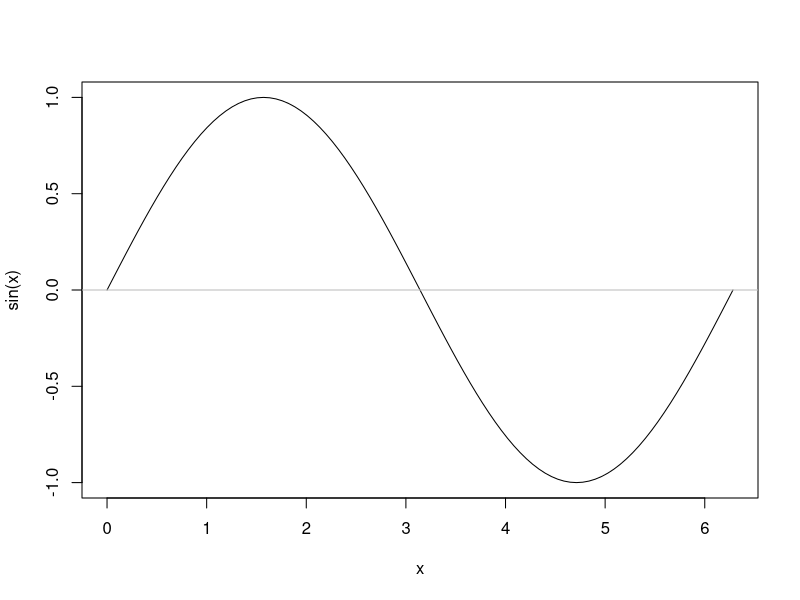
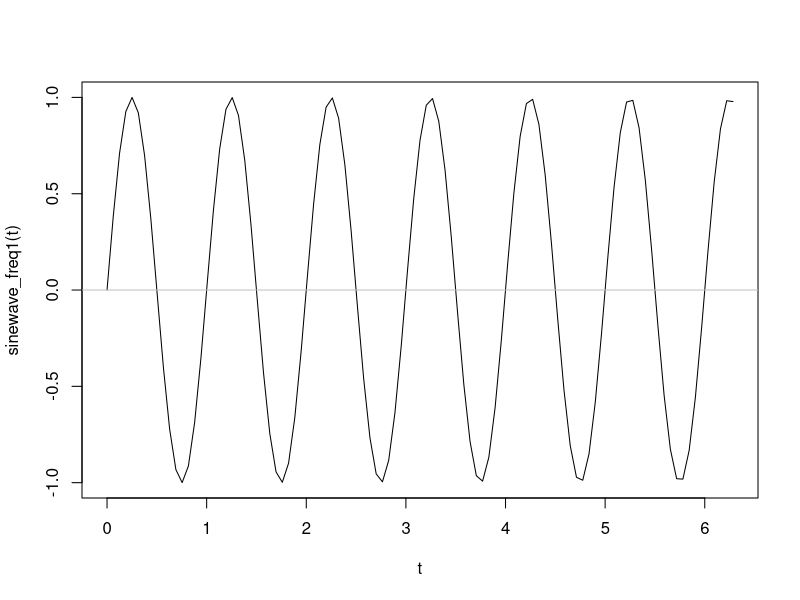
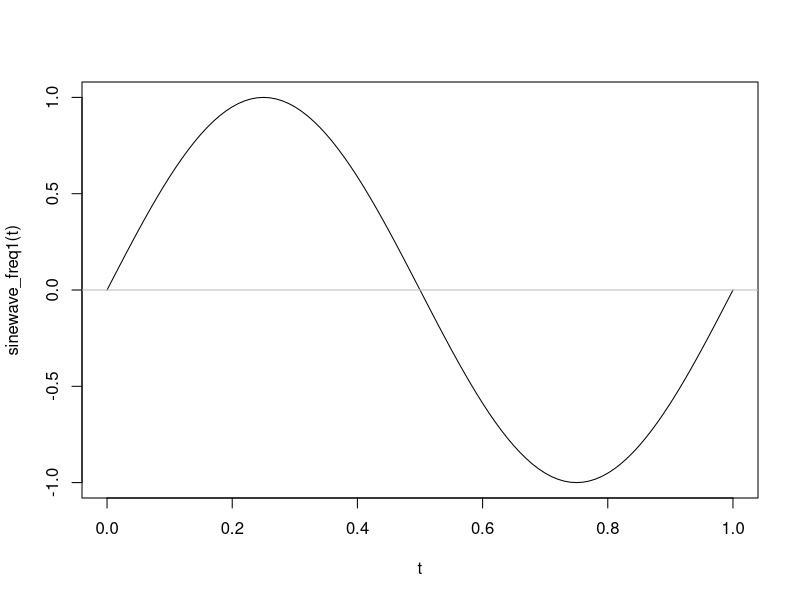
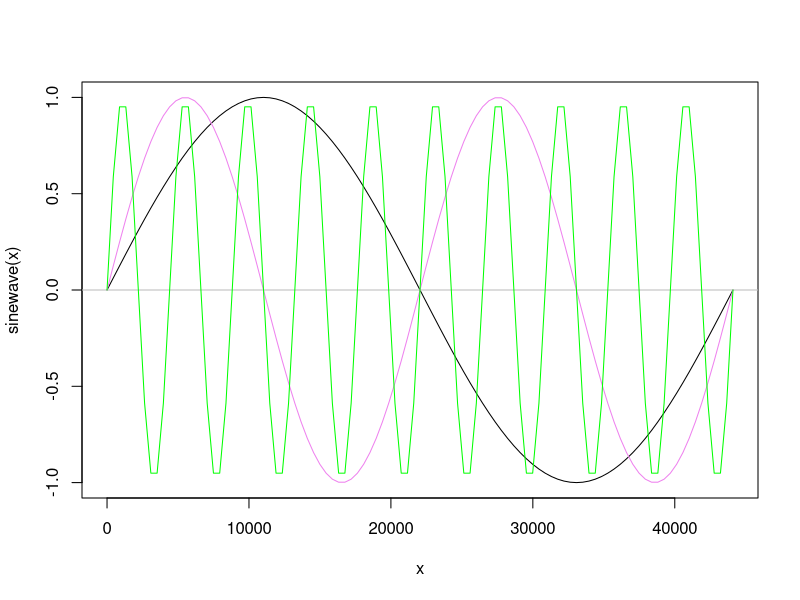
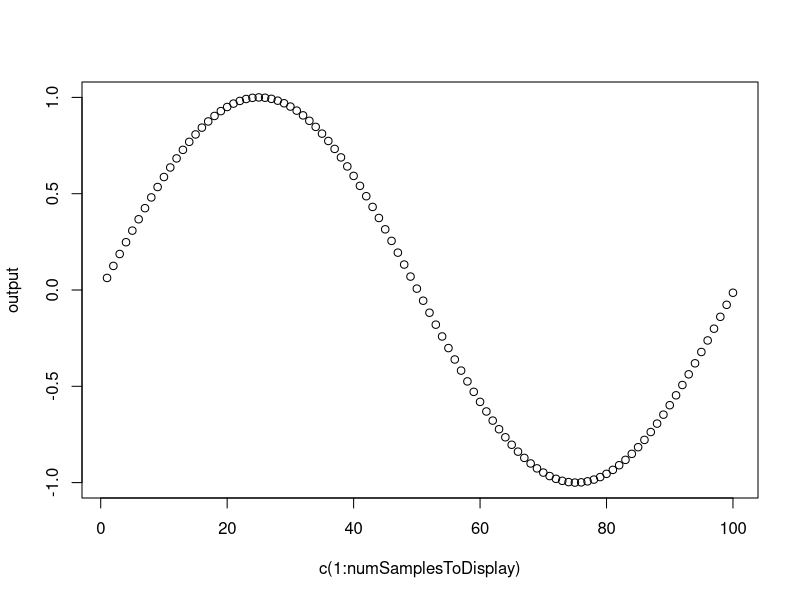

Generate these figures, in order, with R:
# generate and display a sinewave with wavelength = 2pi
curve(expr=sin, from=0, to=2*pi, xname = "x")
abline(h = 0, lty = 1, col = "gray")

# generate and display a sinewave with 
# wavelength = 1, frequency = 1 in the time domain, 
# thus, scale sine's wavelength to 1 second
sinewave_freq1 <- function(t) sin(t * 2*pi)
curve(expr=sinewave_freq1, from=0, to=2*pi, xname = "t")
abline(h = 0, lty = 1, col = "gray")

# display the sinewave once more with frequency = 1, 
# however, now within the time interval [0,1]
curve(expr=sinewave_freq1, from=0, to=1, xname = "t")
abline(h = 0, lty = 1, col = "gray")



# ________________ discrete time _________________
# In the previous example, 1 t represents with 1 second in the 
# continuous time domain. 
# In this example 1 t represents 1 sample in discrete time domain.

# samplerate = the number of samples per seconds
# Thus the wavelength of a sinewave with frequency = 1 equals the samplerate. 
samplerate = 44100

# In other words, the sinewave 'travels' one wave in 44100 discrete samples
# Compared to the sinewave example in the continuous time example, we here need 
# to 'spread it out over' 44100 samples. Herefore, within the calculation
# of the sine's output we divide t with the samplerate. 
sinewave <- function(t) sin(t * 2*pi / samplerate)
curve(sinewave, 0, samplerate, xname = "x")
abline(h = 0, lty = 1, col = "gray")


# now let's add the frequency, 
# a sinewave with frequency = 2 has a two time shorter wavelength compared to 
# a sinewave with frequency = 1
# thus at every sample step it 'travels two times faster', 
# therefore, we can simply multiply t with the frequency
frequency <- 2
sinewave <- function(t) sin(t * 2 * pi * frequency / samplerate)
curve(sinewave, add = TRUE, col = "violet")
frequency <- 10
sinewave <- function(t) sin(t * 2*pi * frequency / samplerate)
curve(sinewave, add = TRUE, col = "green")



# ________________ usage of phase _________________
# FINAL STEP --> 'transform to code'

# Let t indicate the index of a sample,
# then the equation is as follow (frequency is temporarily excluded 
# for the sake of simplicity).
# sample value =  sin((t * 2 * pi) / samplerate)

# we can rewrite this function: 
# sample =  sin((t / samplerate) * 2 * pi)
#
# This results in a normalized value when t is in the range of [0, samplerate] 
# (t / samplerate) with interval t = [0, samplerate] 
# results in the interval [0, 1]
# e.g. samplerate = 44100
# 0 / 44100 = 0
# 44100 / 44100 = 1

# Because the sin function is a periodic function 
# Therefore, with t > samplerate in (t/samplerate) * 2 * pi, 
# the sine curve simply repeats.
# Thus (t / samplerate) can be viewed as the phase of the sinewave
# phase = t / samplerate

# Let's rewrite the equation.
# sample =  sin((t / samplerate) * 2 * pi)
# with phase = t / samplerate 
# results in: 
# sample = sin(phase * 2 * pi)

# To generate a sinewave with frequency = 1, 
# it is sufficient to keep track of the phase
# and to increase this at each sample step.
# phase += 1 / samplerate

# Now, let's also consider the frequency 
# To take the frequency into account, we can simply add it as follow.
# phase += frequency / samplerate

{
  samplerate = 44100
  numSamplesToDisplay = 100 # samplerate
  phase = 0
  frequency = 440 # 1
  phase_step = (frequency / samplerate)
  sinewave <- function(sample_index) {
    # here, phase = phase + phase_step
    phase = sample_index * phase_step
    return (sin(phase * 2*pi))
  }
  output = list()
  for (i in 1:numSamplesToDisplay) {
    output[i] = sinewave(i)
  }
  peakSampleI = 0.25 * samplerate
  output[peakSampleI]
  plot(c(1:numSamplesToDisplay), output)
}








# QUESTION: what are the benefits of working with a phase instead of time? 

# TIP: what happens in both scenarios when you alter the frequency?

